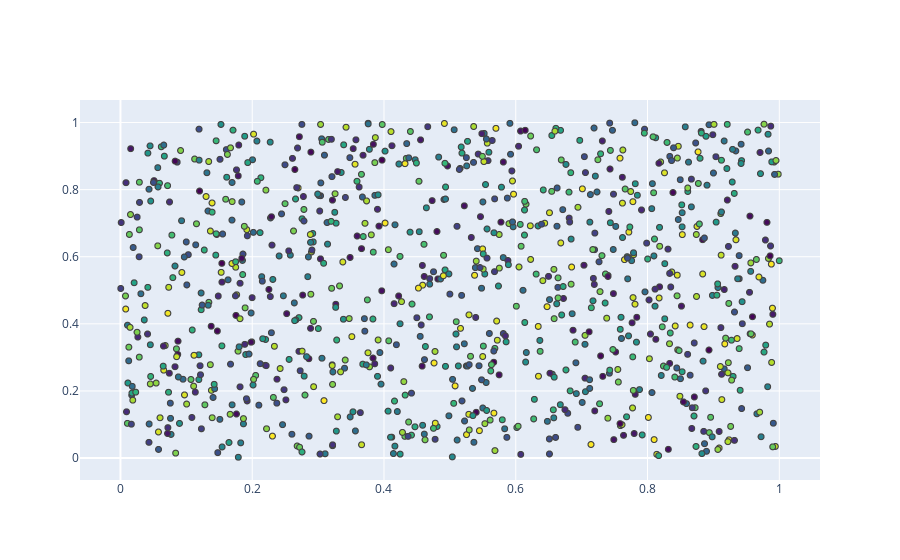

Here is the notebook cell this chart was saved with:
### Markdown cell above
Scatterplots

### Code cell
df_iris = px.data.iris()
px.scatter(df_iris, x = 'sepal_width', y= 'sepal_length', color = 'species', size = 'petal_length', 
          hover_data = ['petal_width'])
fig = go.Figure()
fig.add_trace(go.Scatter(
x = df_iris.sepal_width, y = df_iris.sepal_length,
mode = 'markers',
marker_color = df_iris.sepal_width,
text = df_iris.species, marker = dict(showscale=True)))
fig.update_traces(marker_line_width = 2, marker_size = 10)

fig = go.Figure(data = go.Scattergl(
x = np.random.rand(1000),
y = np.random.rand(1000),
mode = 'markers', 
marker = dict(
color = np.random.rand(1000),
colorscale = 'Viridis',
line_width = 1)))
fig

### Figure 1 — Plotly figure (JSON) as saved in the notebook; plotly's stock layout.template omitted (floating-point values rounded to 4 significant figures; data arrays with more than 128 entries replaced by an {"elided": "..."} marker saying what was removed)
{"data": [{"marker": {"color": {"elided": "1000 float values"}, "colorscale": [[0, "#440154"], [0.1111, "#482878"], [0.2222, "#3e4989"], [0.3333, "#31688e"], [0.4444, "#26828e"], [0.5556, "#1f9e89"], [0.6667, "#35b779"], [0.7778, "#6ece58"], [0.8889, "#b5de2b"], [1, "#fde725"]], "line": {"width": 1}}, "mode": "markers", "type": "scattergl", "x": {"elided": "1000 float values"}, "y": {"elided": "1000 float values"}}], "layout": {}}
